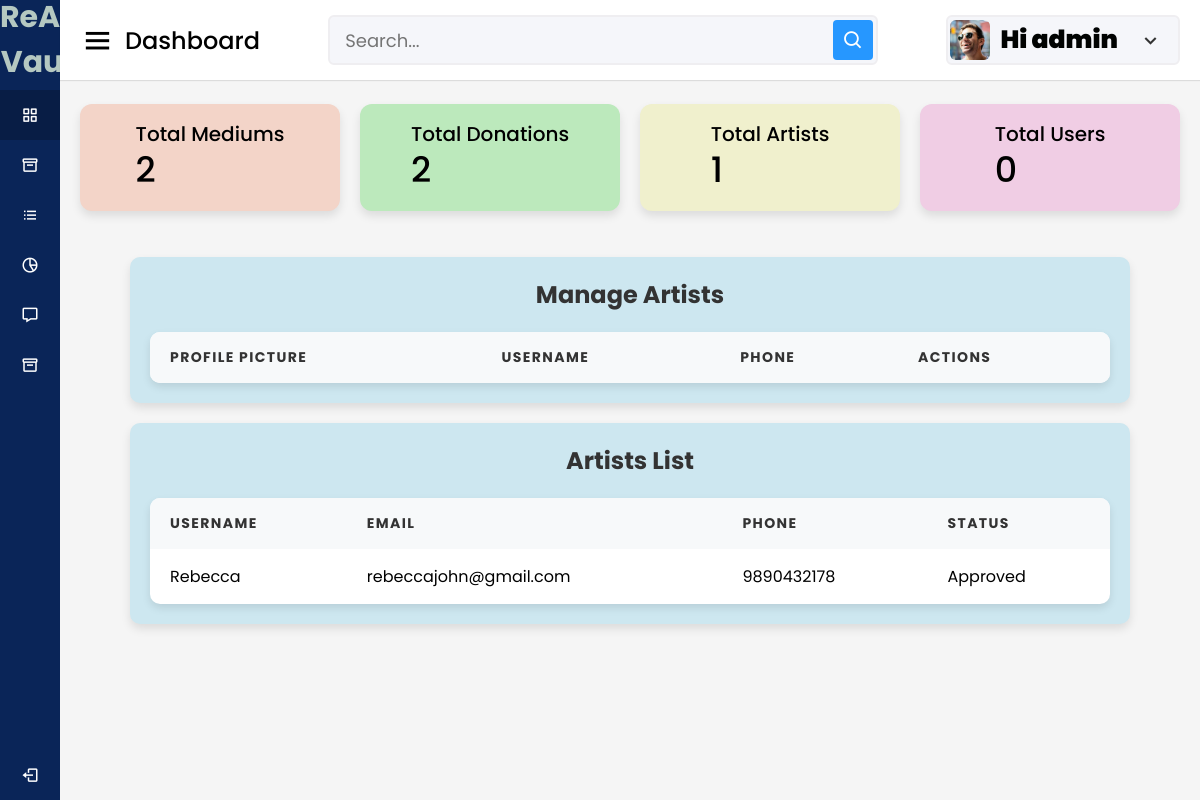
The app's page /adminclick/approve-artists/ (signed in), older data.
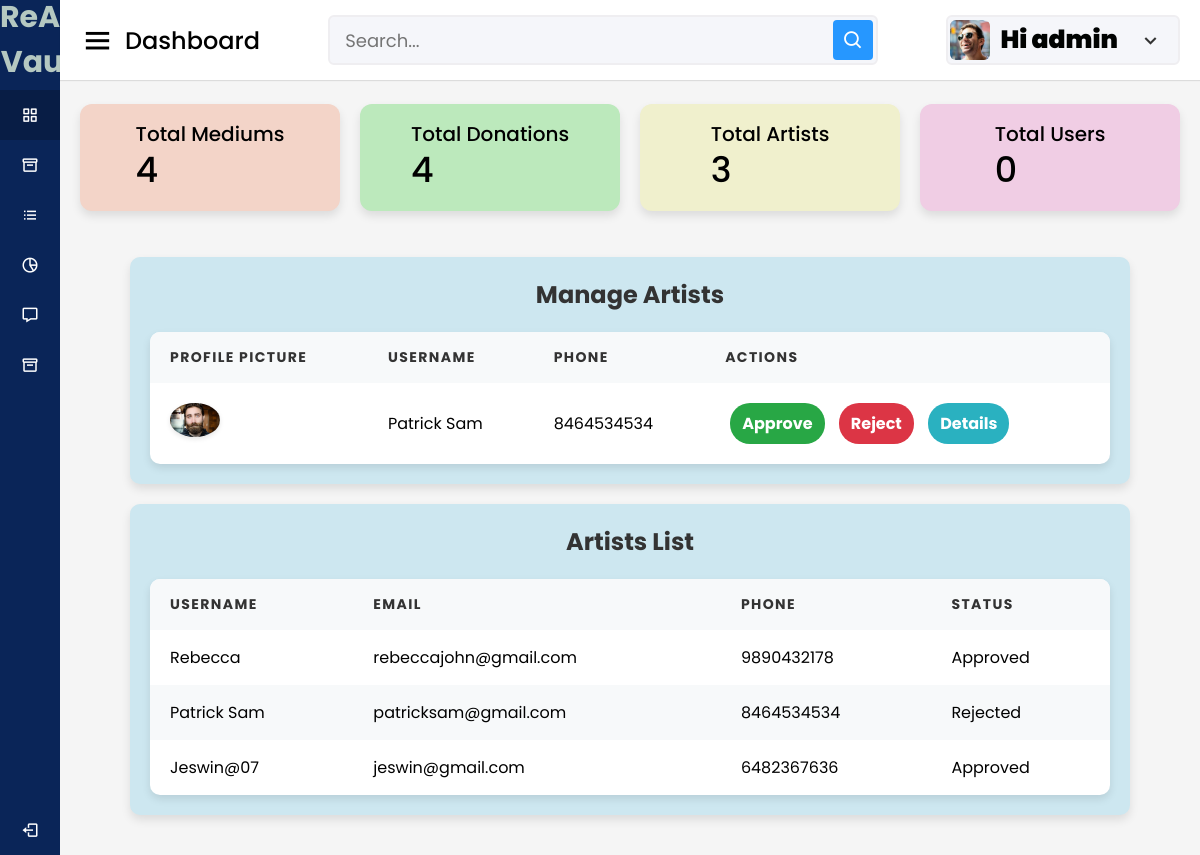
The same page, newer data.
### accounts/models.py (models this page shows, shortened)
class Artist(models.Model):
    user = models.OneToOneField(User, on_delete = models.CASCADE)
    phone = models.IntegerField(default=99999999)
    profile_pic = models.ImageField(upload_to= 'picture/artist', null=True,default='picture/artist/hi.jpg')
    is_approved = models.BooleanField(default=False)
    mediums = models.ManyToManyField(MediumOfWaste, blank=True)
    certificate=models.FileField(upload_to='certificates/',null= True, blank=True)

### adminclick/views.py (the view)
# urls.py: path('approve-artists/', views.approve_artists, name='approve_artists'),
@login_required
@never_cache
def approve_artists(request):
    adminclick= request.user.adminclick
    pending_artists = Artist.objects.filter(is_approved=False)
    artists = Artist.objects.all()
    total_medium_of_waste=MediumOfWaste.objects.count()
    total_donations=Donation.objects.count()
    total_artists=Artist.objects.count()
    context={
        'pending_artists': pending_artists,
        'artists': artists,
         'adminclick':adminclick,
            'total_medium_of_waste':total_medium_of_waste,
            'total_donations':total_donations,
            'total_artists':total_artists
    }
    return render(request, 'admin/approve_artists.html', context)

### category/context_processors.py (called while the page is built)
def menu_links(request):
    links = Category.objects.all()
    return dict(links=links)

### template/admin/approve_artists.html (shortened to what the changed rows need)
{% load static %}
<!DOCTYPE html>
<html lang="en" dir="ltr">
<head>
  <link rel="stylesheet" href="{% static 'assets/css/styles.css' %}">
  <link href='https://unpkg.com/boxicons@2.0.7/css/boxicons.min.css' rel='stylesheet'>
</head>
<body>
  <section class="home-section">
<body>
  <div class="home-content">
    <div class="overview-boxes">
      <div class="box" style="background-color:rgb(243, 212, 200);">
        <div class="right-side">
          <div class="box-topic">Total Mediums</div>
          <div class="number">{{ total_medium_of_waste }}</div>
        </div>
      </div>
      <div class="box" style="background-color:rgb(188, 233, 188);">
        <div class="right-side">
          <div class="box-topic">Total Donations</div>
          <div class="number">{{total_donations}}</div>
        </div>
      </div>
      <div class="box" style="background-color:rgb(240, 240, 205);">
        <div class="right-side">
          <div class="box-topic">Total Artists</div>
          <div class="number"> {{total_artists}}</div>
        </div>
      </div>
    </div>
          <div class="sales-boxes">
            <div class="recent-sales box" style="background-color: rgb(205, 231, 240); padding: 20px; border-radius: 10px; width:1000px;">
                <table class="artist-table">
                  <thead>
                    <tr>
                      <th>Profile Picture</th>
                      <th>Username</th>
                      <th>Phone</th>
                      <th>Actions</th>
                    </tr>
                  </thead>
                  <tbody>
                    {% for artist in pending_artists %}
                    <tr>
                      <td><img src="{{ artist.profile_pic.url }}" alt="{{ artist.user.username }}" width="50"></td>
                      <td>{{ artist.user.username }}</td>
                      <td>{{ artist.phone }}</td>
                      <td>
                        <a href="{% url 'approve_artist' artist.id %}" class="btn-approve">Approve</a>
                        <a href="{% url 'reject_artist' artist.id %}" class="btn-reject">Reject</a>
                        <a href="{% url 'artist_details' artist.id %}" class="btn-primary">Details</a>
                      </td>
                    </tr>
                    {% endfor %}
                  </tbody>
                </table>
              </div>
              <!DOCTYPE html>
<html>
<head>
</head>
<body>
  <div class="sales-boxes">
    <div class="recent-sales box" style="background-color: rgb(205, 231, 240); padding: 20px; border-radius: 10px; width:1000px;">
        <table class="artist-table">
          <thead>
            <tr>
              <th>Username</th>
              <th>Email</th>
              <th>Phone</th>
              <th>Status</th>
            </tr>
          </thead>
          <tbody>
        <tbody>
            {% for artist in artists %}
            <tr>
                <td>{{ artist.user.username }}</td>
                <td>{{ artist.user.email }}</td>
                <td>{{ artist.phone }}</td>
                <td>
                    {% if artist.is_approved %}
                        Approved
                    {% elif artist.is_approved is False %}
                        Rejected
                    {% else %}
                        Pending
                    {% endif %}
                </td>
            </tr>
        {% endfor %}
        </tbody>
    </table>
</body>
</html>
  </body>
  </html>
</body>
</html>
</body>
</html>

Row changes from the older to the newer data that the page shows:
added Artist: profile_pic (picture), user.username "Patrick Sam", phone "8464534534", user.email "patricksam@gmail.com", is_approved "Rejected"
added Artist: user.username "Jeswin@07", user.email "jeswin@gmail.com", phone "6482367636", is_approved "Approved"
Text that changed along with them:
{{ total_medium_of_waste }}: "2" → "4"
{{ total_donations }}: "2" → "4"
{{ total_artists }}: "1" → "3"
